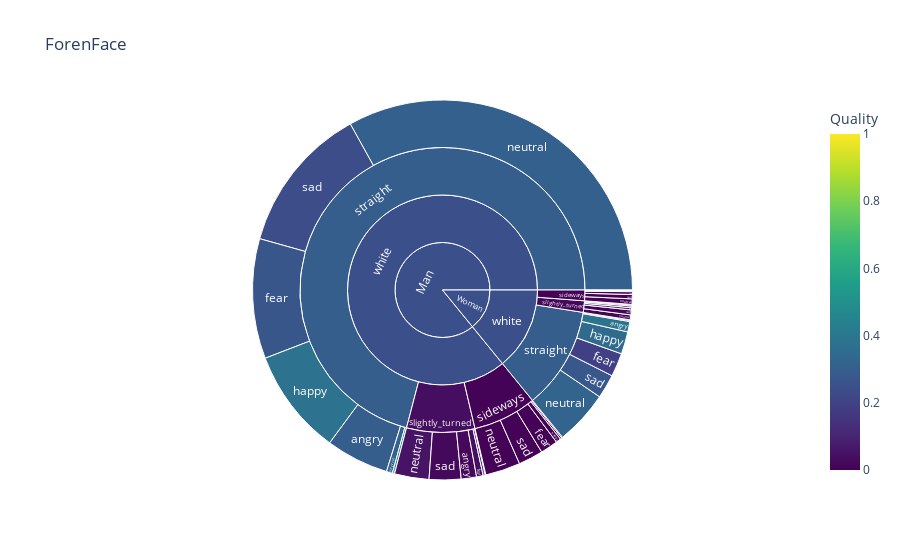
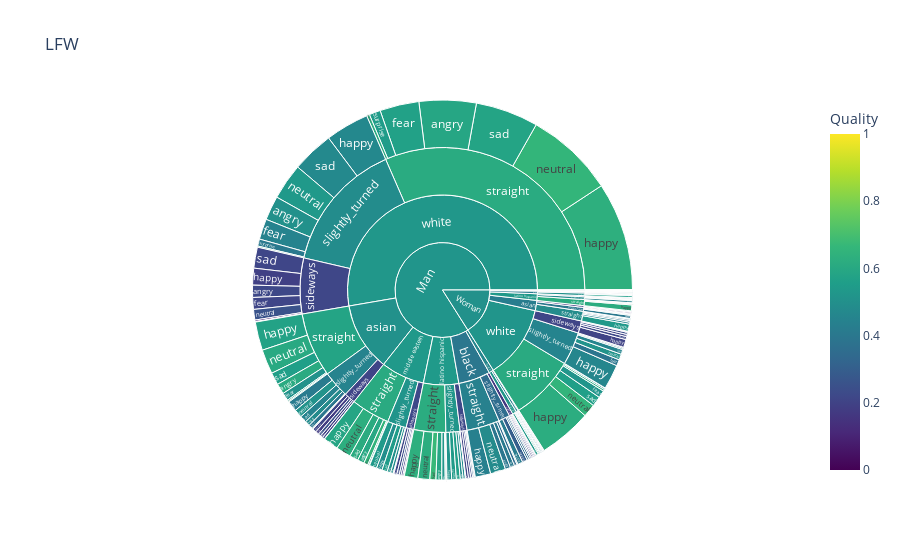
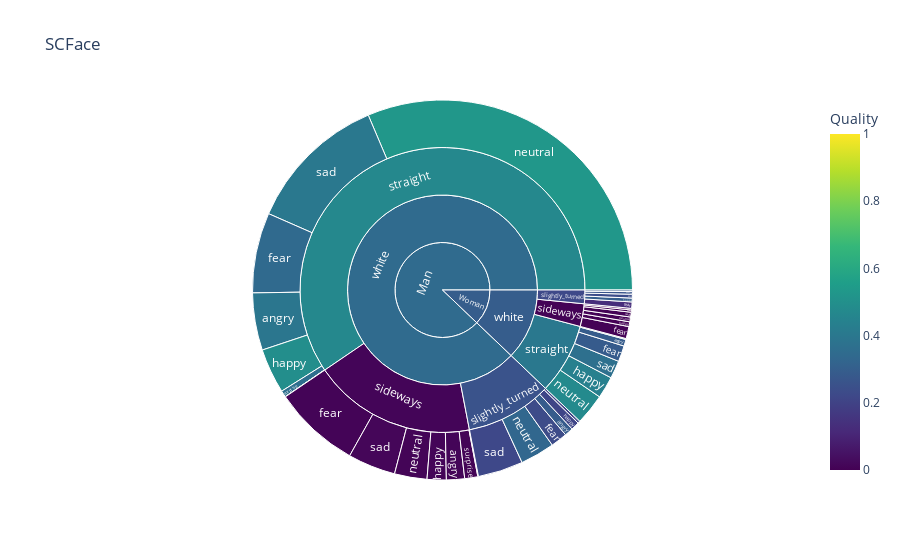
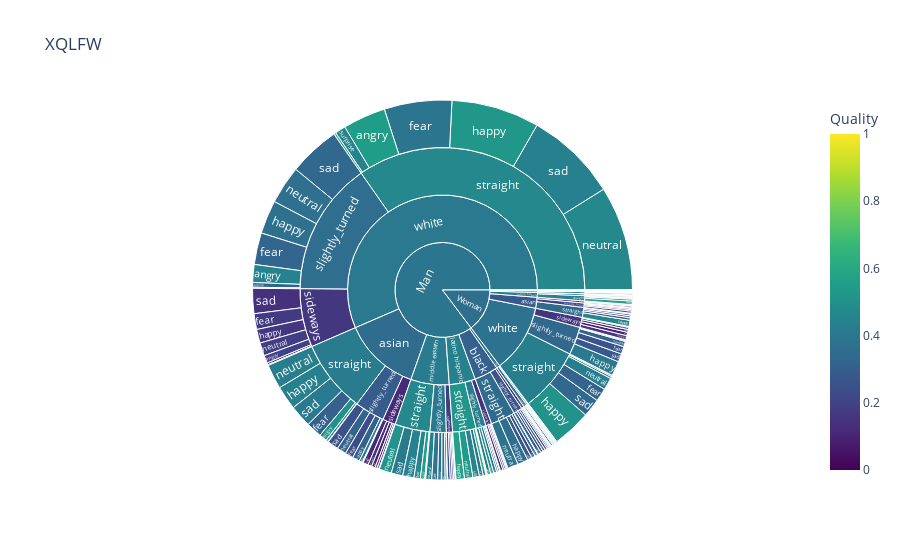

Notebook cell for these charts, in order:
### Code cell
#for source in dict.keys():
for source in sources:
    plot_sun(source)

### Figure 1 — Plotly figure (JSON) as saved in the notebook; plotly's stock layout.template omitted (floating-point values rounded to 4 significant figures)
{"data": [{"branchvalues": "total", "customdata": [[0.004814], [0.00131], [0.01864], [0.00308], [0.2987], [0.3828], [0.5003], [0.4207], [0.005218], [0.003048], [0.03936], [0.09219], [0.268], [0.1929], [0.006992], [0.001082], [0.1298], [0.003159], [0.3755], [0.3449], [0.005542], [0.006294], [0.05123], [0.01065], [0.3061], [0.3176], [0.005113], [0.003968], [0.02251], [0.01135], [0.2354], [0.2713], [0.000389], [0.01343], [0.06154], [0.3074], [0.2167], [0.005354], [0.004362], [0.03651], [0.023], [0.2969], [0.2969], [0.2489], [0.2465], [0.2489], [0.2465]], "domain": {"x": [0, 1], "y": [0, 1]}, "hovertemplate": "labels=%{label}<br>count=%{value}<br>parent=%{parent}<br>id=%{id}<br>Quality=%{color}<extra></extra>", "ids": ["Man/white/sideways/angry", "Woman/white/sideways/angry", "Man/white/slightly_turned/angry", "Woman/white/slightly_turned/angry", "Man/white/straight/angry", "Woman/white/straight/angry", "Man/white/straight/disgust", "Woman/white/straight/disgust", "Man/white/sideways/fear", "Woman/white/sideways/fear", "Man/white/slightly_turned/fear", "Woman/white/slightly_turned/fear", "Man/white/straight/fear", "Woman/white/straight/fear", "Man/white/sideways/happy", "Woman/white/sideways/happy", "Man/white/slightly_turned/happy", "Woman/white/slightly_turned/happy", "Man/white/straight/happy", "Woman/white/straight/happy", "Man/white/sideways/neutral", "Woman/white/sideways/neutral", "Man/white/slightly_turned/neutral", "Woman/white/slightly_turned/neutral", "Man/white/straight/neutral", "Woman/white/straight/neutral", "Man/white/sideways/sad", "Woman/white/sideways/sad", "Man/white/slightly_turned/sad", "Woman/white/slightly_turned/sad", "Man/white/straight/sad", "Woman/white/straight/sad", "Man/white/sideways/surprise", "Man/white/slightly_turned/surprise", "Woman/white/slightly_turned/surprise", "Man/white/straight/surprise", "Woman/white/straight/surprise", "Man/white/sideways", "Woman/white/sideways", "Man/white/slightly_turned", "Woman/white/slightly_turned", "Man/white/straight", "Woman/white/straight", "Man/white", "Woman/white", "Man", "Woman"], "labels": ["angry", "angry", "angry", "angry", "angry", "angry", "disgust", "disgust", "fear", "fear", "fear", "fear", "fear", "fear", "happy", "happy", "happy", "happy", "happy", "happy", "neutral", "neutral", "neutral", "neutral", "neutral", "neutral", "sad", "sad", "sad", "sad", "sad", "sad", "surprise", "surprise", "surprise", "surprise", "surprise", "sideways", "sideways", "slightly_turned", "slightly_turned", "straight", "straight", "white", "white", "Man", "Woman"], "marker": {"coloraxis": "coloraxis", "colors": [0.004814, 0.00131, 0.01864, 0.00308, 0.2987, 0.3828, 0.5003, 0.4207, 0.005218, 0.003048, 0.03936, 0.09219, 0.268, 0.1929, 0.006992, 0.001082, 0.1298, 0.003159, 0.3755, 0.3449, 0.005542, 0.006294, 0.05123, 0.01065, 0.3061, 0.3176, 0.005113, 0.003968, 0.02251, 0.01135, 0.2354, 0.2713, 0.000389, 0.01343, 0.06154, 0.3074, 0.2167, 0.005354, 0.004362, 0.03651, 0.023, 0.2969, 0.2969, 0.2489, 0.2465, 0.2489, 0.2465]}, "name": "", "parents": ["Man/white/sideways", "Woman/white/sideways", "Man/white/slightly_turned", "Woman/white/slightly_turned", "Man/white/straight", "Woman/white/straight", "Man/white/straight", "Woman/white/straight", "Man/white/sideways", "Woman/white/sideways", "Man/white/slightly_turned", "Woman/white/slightly_turned", "Man/white/straight", "Woman/white/straight", "Man/white/sideways", "Woman/white/sideways", "Man/white/slightly_turned", "Woman/white/slightly_turned", "Man/white/straight", "Woman/white/straight", "Man/white/sideways", "Woman/white/sideways", "Man/white/slightly_turned", "Woman/white/slightly_turned", "Man/white/straight", "Woman/white/straight", "Man/white/sideways", "Woman/white/sideways", "Man/white/slightly_turned", "Woman/white/slightly_turned", "Man/white/straight", "Woman/white/straight", "Man/white/sideways", "Man/white/slightly_turned", "Woman/white/slightly_turned", "Man/white/straight", "Woman/white/straight", "Man/white", "Woman/white", "Man/white", "Woman/white", "Man/white", "Woman/white", "Man", "Woman", "", ""], "type": "sunburst", "values": [3, 1, 28, 2, 115, 19, 4, 1, 32, 5, 12, 4, 219, 43, 9, 2, 4, 3, 194, 41, 64, 10, 63, 9, 710, 99, 45, 8, 58, 9, 270, 44, 2, 1, 1, 11, 2, 155, 26, 166, 28, 1523, 249, 1844, 303, 1844, 303]}], "layout": {"coloraxis": {"cmax": 1, "cmin": 0, "colorbar": {"title": {"text": "Quality"}}, "colorscale": [[0, "#440154"], [0.1111, "#482878"], [0.2222, "#3e4989"], [0.3333, "#31688e"], [0.4444, "#26828e"], [0.5556, "#1f9e89"], [0.6667, "#35b779"], [0.7778, "#6ece58"], [0.8889, "#b5de2b"], [1, "#fde725"]]}, "legend": {"tracegroupgap": 0}, "title": {"text": "ForenFace"}}}

### Figure 2 — Plotly figure (JSON) as saved in the notebook; plotly's stock layout.template omitted (floating-point values rounded to 4 significant figures; data arrays with more than 128 entries replaced by an {"elided": "..."} marker saying what was removed)
{"data": [{"branchvalues": "total", "customdata": {"elided": "244x1 float values"}, "domain": {"x": [0, 1], "y": [0, 1]}, "hovertemplate": "labels=%{label}<br>count=%{value}<br>parent=%{parent}<br>id=%{id}<br>Quality=%{color}<extra></extra>", "ids": {"elided": "244 str values"}, "labels": {"elided": "244 str values"}, "marker": {"coloraxis": "coloraxis", "colors": {"elided": "244 float values"}}, "name": "", "parents": {"elided": "244 str values"}, "type": "sunburst", "values": {"elided": "244 int values"}}], "layout": {"coloraxis": {"cmax": 1, "cmin": 0, "colorbar": {"title": {"text": "Quality"}}, "colorscale": [[0, "#440154"], [0.1111, "#482878"], [0.2222, "#3e4989"], [0.3333, "#31688e"], [0.4444, "#26828e"], [0.5556, "#1f9e89"], [0.6667, "#35b779"], [0.7778, "#6ece58"], [0.8889, "#b5de2b"], [1, "#fde725"]]}, "legend": {"tracegroupgap": 0}, "title": {"text": "LFW"}}}

### Figure 3 — Plotly figure (JSON) as saved in the notebook; plotly's stock layout.template omitted (floating-point values rounded to 4 significant figures)
{"data": [{"branchvalues": "total", "customdata": [[0.01168], [0.004066], [0.291], [0.2903], [0.3935], [0.2892], [0.002699], [0.6186], [0.008662], [0.006834], [0.232], [0.1294], [0.3401], [0.2867], [0.01142], [0.004213], [0.2095], [0.2989], [0.4905], [0.4362], [0.0106], [0.00657], [0.3301], [0.2645], [0.528], [0.4758], [0.01553], [0.007332], [0.2205], [0.2362], [0.403], [0.3671], [0.007627], [0.00432], [0.2052], [0.3611], [0.5466], [0.01087], [0.006126], [0.2589], [0.2206], [0.4663], [0.4015], [0.347], [0.2947], [0.347], [0.2947]], "domain": {"x": [0, 1], "y": [0, 1]}, "hovertemplate": "labels=%{label}<br>count=%{value}<br>parent=%{parent}<br>id=%{id}<br>Quality=%{color}<extra></extra>", "ids": ["Man/white/sideways/angry", "Woman/white/sideways/angry", "Man/white/slightly_turned/angry", "Woman/white/slightly_turned/angry", "Man/white/straight/angry", "Woman/white/straight/angry", "Man/white/sideways/disgust", "Man/white/straight/disgust", "Man/white/sideways/fear", "Woman/white/sideways/fear", "Man/white/slightly_turned/fear", "Woman/white/slightly_turned/fear", "Man/white/straight/fear", "Woman/white/straight/fear", "Man/white/sideways/happy", "Woman/white/sideways/happy", "Man/white/slightly_turned/happy", "Woman/white/slightly_turned/happy", "Man/white/straight/happy", "Woman/white/straight/happy", "Man/white/sideways/neutral", "Woman/white/sideways/neutral", "Man/white/slightly_turned/neutral", "Woman/white/slightly_turned/neutral", "Man/white/straight/neutral", "Woman/white/straight/neutral", "Man/white/sideways/sad", "Woman/white/sideways/sad", "Man/white/slightly_turned/sad", "Woman/white/slightly_turned/sad", "Man/white/straight/sad", "Woman/white/straight/sad", "Man/white/sideways/surprise", "Woman/white/sideways/surprise", "Man/white/slightly_turned/surprise", "Man/white/straight/surprise", "Woman/white/straight/surprise", "Man/white/sideways", "Woman/white/sideways", "Man/white/slightly_turned", "Woman/white/slightly_turned", "Man/white/straight", "Woman/white/straight", "Man/white", "Woman/white", "Man", "Woman"], "labels": ["angry", "angry", "angry", "angry", "angry", "angry", "disgust", "disgust", "fear", "fear", "fear", "fear", "fear", "fear", "happy", "happy", "happy", "happy", "happy", "happy", "neutral", "neutral", "neutral", "neutral", "neutral", "neutral", "sad", "sad", "sad", "sad", "sad", "sad", "surprise", "surprise", "surprise", "surprise", "surprise", "sideways", "sideways", "slightly_turned", "slightly_turned", "straight", "straight", "white", "white", "Man", "Woman"], "marker": {"coloraxis": "coloraxis", "colors": [0.01168, 0.004066, 0.291, 0.2903, 0.3935, 0.2892, 0.002699, 0.6186, 0.008662, 0.006834, 0.232, 0.1294, 0.3401, 0.2867, 0.01142, 0.004213, 0.2095, 0.2989, 0.4905, 0.4362, 0.0106, 0.00657, 0.3301, 0.2645, 0.528, 0.4758, 0.01553, 0.007332, 0.2205, 0.2362, 0.403, 0.3671, 0.007627, 0.00432, 0.2052, 0.3611, 0.5466, 0.01087, 0.006126, 0.2589, 0.2206, 0.4663, 0.4015, 0.347, 0.2947, 0.347, 0.2947]}, "name": "", "parents": ["Man/white/sideways", "Woman/white/sideways", "Man/white/slightly_turned", "Woman/white/slightly_turned", "Man/white/straight", "Woman/white/straight", "Man/white/sideways", "Man/white/straight", "Man/white/sideways", "Woman/white/sideways", "Man/white/slightly_turned", "Woman/white/slightly_turned", "Man/white/straight", "Woman/white/straight", "Man/white/sideways", "Woman/white/sideways", "Man/white/slightly_turned", "Woman/white/slightly_turned", "Man/white/straight", "Woman/white/straight", "Man/white/sideways", "Woman/white/sideways", "Man/white/slightly_turned", "Woman/white/slightly_turned", "Man/white/straight", "Woman/white/straight", "Man/white/sideways", "Woman/white/sideways", "Man/white/slightly_turned", "Woman/white/slightly_turned", "Man/white/straight", "Woman/white/straight", "Man/white/sideways", "Woman/white/sideways", "Man/white/slightly_turned", "Man/white/straight", "Woman/white/straight", "Man/white", "Woman/white", "Man/white", "Woman/white", "Man/white", "Woman/white", "Man", "Woman", "", ""], "type": "sunburst", "values": [57, 5, 27, 5, 180, 21, 2, 1, 272, 38, 52, 20, 252, 50, 60, 15, 26, 12, 141, 69, 102, 15, 108, 8, 1159, 97, 150, 15, 142, 12, 444, 56, 41, 7, 8, 20, 3, 684, 95, 363, 57, 2197, 296, 3244, 448, 3244, 448]}], "layout": {"coloraxis": {"cmax": 1, "cmin": 0, "colorbar": {"title": {"text": "Quality"}}, "colorscale": [[0, "#440154"], [0.1111, "#482878"], [0.2222, "#3e4989"], [0.3333, "#31688e"], [0.4444, "#26828e"], [0.5556, "#1f9e89"], [0.6667, "#35b779"], [0.7778, "#6ece58"], [0.8889, "#b5de2b"], [1, "#fde725"]]}, "legend": {"tracegroupgap": 0}, "title": {"text": "SCFace"}}}

### Figure 4 — Plotly figure (JSON) as saved in the notebook; plotly's stock layout.template omitted (floating-point values rounded to 4 significant figures; data arrays with more than 128 entries replaced by an {"elided": "..."} marker saying what was removed)
{"data": [{"branchvalues": "total", "customdata": {"elided": "231x1 float values"}, "domain": {"x": [0, 1], "y": [0, 1]}, "hovertemplate": "labels=%{label}<br>count=%{value}<br>parent=%{parent}<br>id=%{id}<br>Quality=%{color}<extra></extra>", "ids": {"elided": "231 str values"}, "labels": {"elided": "231 str values"}, "marker": {"coloraxis": "coloraxis", "colors": {"elided": "231 float values"}}, "name": "", "parents": {"elided": "231 str values"}, "type": "sunburst", "values": {"elided": "231 int values"}}], "layout": {"coloraxis": {"cmax": 1, "cmin": 0, "colorbar": {"title": {"text": "Quality"}}, "colorscale": [[0, "#440154"], [0.1111, "#482878"], [0.2222, "#3e4989"], [0.3333, "#31688e"], [0.4444, "#26828e"], [0.5556, "#1f9e89"], [0.6667, "#35b779"], [0.7778, "#6ece58"], [0.8889, "#b5de2b"], [1, "#fde725"]]}, "legend": {"tracegroupgap": 0}, "title": {"text": "XQLFW"}}}
